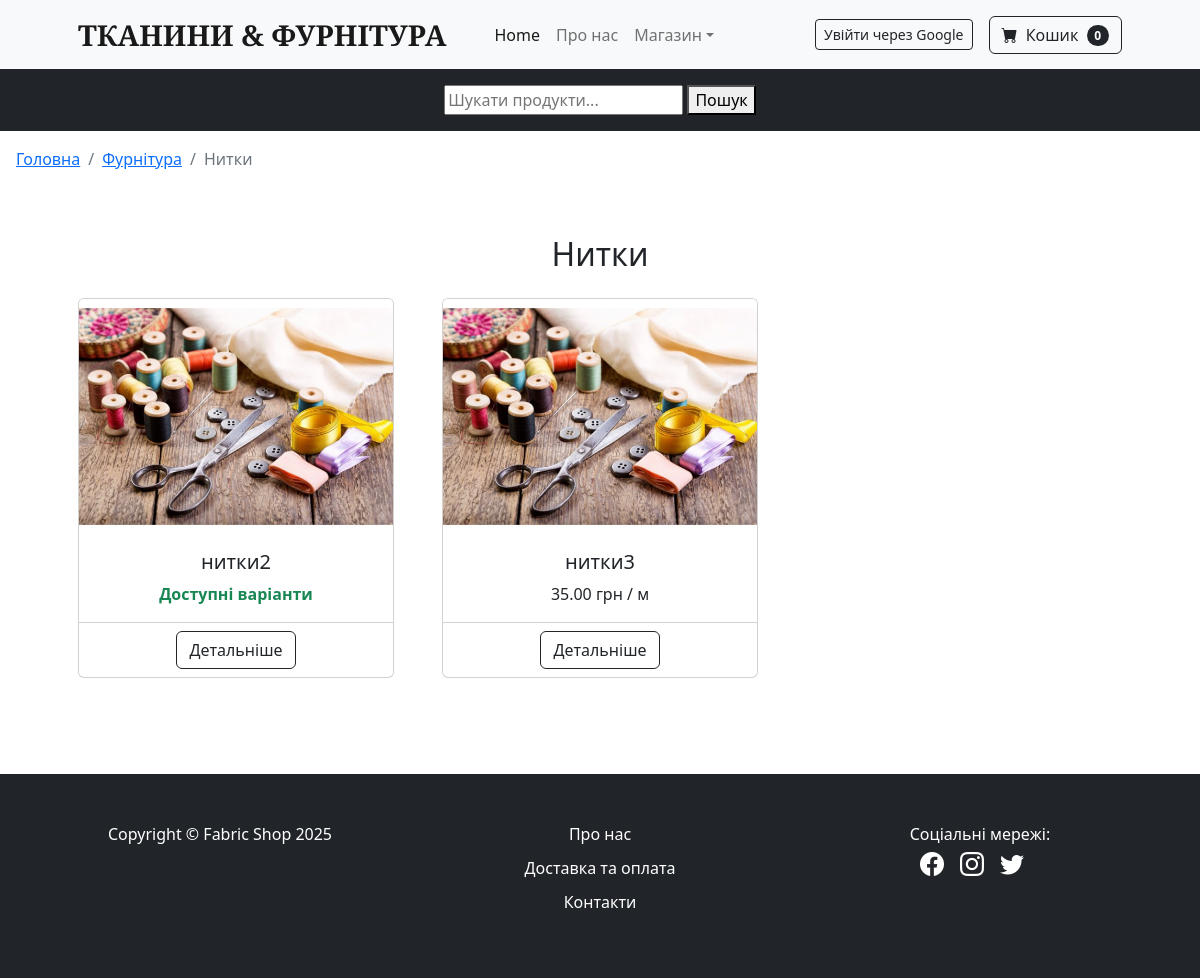
The app's page /subcategory/nitki/ with its own data.
### shop/models.py (models this page shows, shortened)
class Subcategory(models.Model):
    category = models.ForeignKey(Category, related_name="subcategories", on_delete=models.CASCADE, verbose_name="Категорія")
    name = models.CharField(max_length=100, verbose_name="Назва підкатегорії")
    slug = models.SlugField(max_length=100, unique=True, verbose_name="URL (slug)")
    image = models.ImageField(upload_to='subcategories/', blank=True, null=True, verbose_name="Картинка підкатегорії")
    class Meta:
        verbose_name = "Підкатегорія"
        verbose_name_plural = "Підкатегорії"

class Category(models.Model):
    name = models.CharField(max_length=100, verbose_name="Назва категорії")
    description = models.TextField(blank=True, verbose_name="Опис категорії")
    image = models.ImageField(upload_to='categories/', blank=True, null=True, verbose_name="Картинка категорії")
    slug = models.SlugField(max_length=100, unique=True, verbose_name="URL (slug)")
    class Meta:
        verbose_name = "Категорія"
        verbose_name_plural = "Категорії"

class Product(models.Model):
    UNITS = [
        ('cm', 'См'),
        ('m', 'М'),
        ('mm', 'Мм'),
        ('kg', 'Кг'),
        ('g', 'Г'),
        ('pcs', 'Шт')
    ]
    subcategory = models.ForeignKey(Subcategory, related_name="products", on_delete=models.CASCADE,
                                    verbose_name="Підкатегорія")
    name = models.CharField(max_length=200, verbose_name="Назва товару")
    description = models.TextField(blank=True, verbose_name="Опис")
    has_variants = models.BooleanField(default=False, verbose_name="Має варіанти")
    price = models.DecimalField(max_digits=8, decimal_places=2, verbose_name="Ціна", null=True, blank=True)
    image = models.ImageField(upload_to='products/', blank=True, null=True, verbose_name="Картинка")
    slug = models.SlugField(max_length=200, unique=True, verbose_name="URL (slug)")
    color = models.CharField(max_length=50, blank=True, verbose_name="Колір")
    size = models.CharField(max_length=50, blank=True, verbose_name="Розмір")
    quantity = models.PositiveIntegerField(null=True, blank=True, default=0, verbose_name="Кількість на складі")
    unit_of_measurement = models.ForeignKey('UnitOfMeasurement', on_delete=models.SET_NULL, null=True, blank=True,
                                            verbose_name="Одиниця вимірювання")
    class Meta:
        verbose_name = "Товар"
        verbose_name_plural = "Товари"

class UnitOfMeasurement(models.Model):
    name = models.CharField(max_length=50, verbose_name="Назва")
    abbreviation = models.CharField(max_length=10, verbose_name="Скорочення", unique=True)
    def __str__(self):
        return self.abbreviation
    class Meta:
        verbose_name = "Одиниця вимірювання"
        verbose_name_plural = "Одиниці вимірювання"

### shop/views.py (the view)
# urls.py: path('subcategory/<slug:slug>/', views.subcategory_detail, name='subcategory_detail'),
def subcategory_detail(request, slug):
    subcategory = get_object_or_404(Subcategory, slug=slug)
    products = subcategory.products.all()
    return render(request, 'shop/subcategory_detail.html', {
        'subcategory': subcategory,
        'products': products
    })

### cart/cart.py (called while the page is built)
    def __len__(self):
        return sum(item['quantity'] for item in self.cart.values())

### cart/context_processors.py (called while the page is built)
def cart_quantity(request):
    cart = Cart(request)
    return {'cart_total_items': len(cart)}

### shop/context_processors.py (called while the page is built)
def categories_with_subcategories(request):
    categories = Category.objects.prefetch_related('subcategories').all()
    return {'nav_categories': categories}

### templates/shop/subcategory_detail.html (shortened to what this page needs)
{% extends "base.html" %}
{% load static %}
{% block breadcrumbs %}
  <li class="breadcrumb-item"><a href="{% url 'shop:category_detail' subcategory.category.slug %}">{{ subcategory.category.name }}</a></li>
  <li class="breadcrumb-item active" aria-current="page">{{ subcategory.name }}</li>
{% endblock %}
{% block content %}
<section class="py-5">
  <div class="container px-4 px-lg-5">
    <h2 class="text-center mb-4">{{ subcategory.name }}</h2>
    {% if products %}
      <div class="row gx-4 gx-lg-5">
        {% for product in products %}
          <div class="col-md-4 mb-5">
            <div class="card h-100 text-center">
              {% if product.image %}
                <img class="card-img-top" src="{{ product.image.url }}" alt="{{ product.name }}">
              {% else %}
                <img class="card-img-top" src="{% static 'img/no-image.png' %}" alt="Без зображення">
              {% endif %}
              <div class="card-body">
                <h5 class="card-title">{{ product.name }}</h5>
                {% if not product.has_variants %}
                  <p class="card-text">{{ product.price }} грн / {{ product.unit_of_measurement }}</p>
                {% else %}
                  <p class="card-text text-success fw-bold">Доступні варіанти</p>
                {% endif %}
              </div>
              <div class="card-footer bg-transparent">
                <a class="btn btn-outline-dark" href="{% url 'shop:product_detail' product.slug %}">Детальніше</a>
              </div>
            </div>
          </div>
        {% endfor %}
      </div>
    {% else %}
      <p class="text-center">У цій підкатегорії поки немає товарів.</p>
    {% endif %}
  </div>
</section>
{% endblock %}

### records on screen
Subcategory: category.name "Фурнітура", name "Нитки"
Product: image (picture), name "нитки2", has_variants "Доступні варіанти"
Product: image (picture), name "нитки3", price "35.00", unit_of_measurement "м"

### other values on screen
{{ cart_total_items }} "0"
